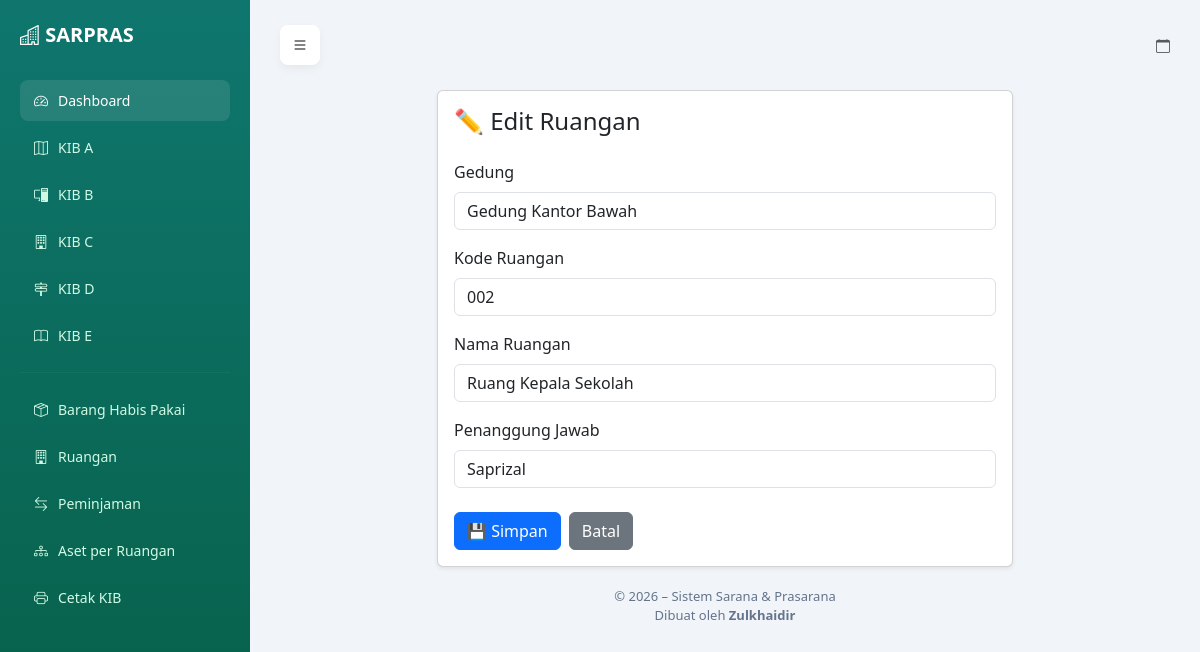
The page /ruangan/edit/2/ on the database its author committed.
### sarpras/models.py (models this page shows, shortened)
class Ruangan(models.Model):
    gedung = models.ForeignKey(
        Gedung,
        on_delete=models.CASCADE,
        related_name='ruangan'
    )
    nama = models.CharField(max_length=200)
    kode = models.CharField(max_length=50)
    penanggung_jawab = models.CharField(max_length=200, blank=True, null=True)

class Gedung(models.Model):
    kode_barang = models.CharField(max_length=50)
    nama = models.CharField(max_length=200)
    lokasi = models.CharField(max_length=200)
    luas = models.FloatField()
    kondisi = models.CharField(max_length=100)
    tahun_perolehan = models.IntegerField()

### sarpras/views.py (the view, shortened to what this page needs)
# urls.py: path('ruangan/edit/<int:pk>/', views.ruangan_edit, name='ruangan_edit'),
def ruangan_edit(request, pk):
    ruangan = get_object_or_404(Ruangan, pk=pk)
    gedungs = Gedung.objects.all()
    return render(request, 'sarpras/ruangan_form.html', {
        'data': ruangan,
        'gedungs': gedungs,
        'edit': True
    })

### sarpras/templates/sarpras/ruangan_form.html (shortened to what this page needs)
{% extends 'sarpras/base.html' %}
{% block content %}
<div class="container mt-4" style="max-width:600px;">
    <div class="card shadow-sm">
        <div class="card-body">
            <h4 class="mb-4">
                {% if edit %}
                    ✏️ Edit Ruangan
                {% else %}
                    ➕ Tambah Ruangan
                {% endif %}
            </h4>
            <form method="post">
                <div class="mb-3">
                    <label class="form-label">Gedung</label>
                    <select name="gedung" class="form-control" required>
                        {% for g in gedungs %}
                            <option value="{{ g.id }}"
                                {% if data.gedung.id == g.id %}selected{% endif %}>
                                {{ g.nama }}
                            </option>
                        {% endfor %}
                    </select>
                </div>
                <div class="mb-3">
                    <label class="form-label">Kode Ruangan</label>
                    <input type="text" name="kode" class="form-control"
                           value="{{ data.kode|default:'' }}" required>
                </div>
                <div class="mb-3">
                    <label class="form-label">Nama Ruangan</label>
                    <input type="text" name="nama" class="form-control"
                           value="{{ data.nama|default:'' }}" required>
                </div>
                <div class="mb-4">
                    <label class="form-label">Penanggung Jawab</label>
                    <input type="text" name="penanggung_jawab"
                           class="form-control"
                           value="{{ data.penanggung_jawab|default:'' }}">
                </div>
                <div class="d-flex gap-2">
                    <button type="submit" class="btn btn-primary">
                        💾 Simpan
                    </button>
                    <a href="{% url 'ruangan_list' %}" class="btn btn-secondary">
                        Batal
                    </a>
                </div>
            </form>
        </div>
    </div>
</div>
{% endblock %}

### sarpras/templates/sarpras/base.html (style rules this page uses)
body { background: #f1f5f9; margin: 0; }

### rows shown on the page
Ruangan: gedung "Gedung Kantor Bawah", kode "002", nama "Ruang Kepala Sekolah", penanggung_jawab "Saprizal"
